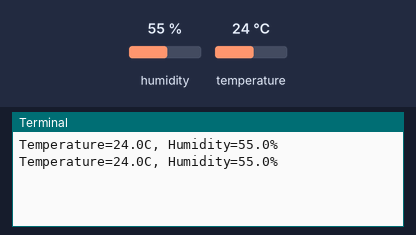
This program was run on a simulated Raspberry Pi (BCM pin numbers). On the bench: the last lines printed to the terminal. The test bench sets the inputs (shaded band); at power-on: humidity 55 %, temperature 24 °C.

Above: at 1.2 s.
1.3 s: humidity set to 22 %
At 2.3 s:
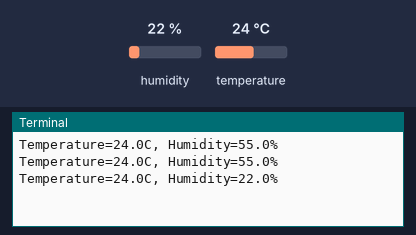
2.8 s: temperature set to 12 °C
At 3.5 s:
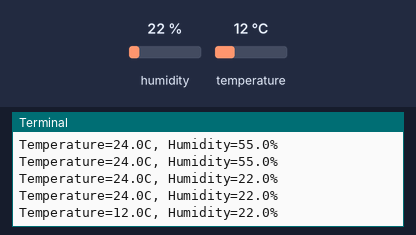
4.3 s: humidity set to 40 %
At 4.8 s:
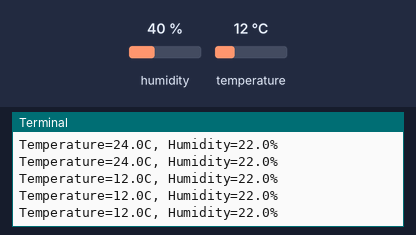
Timing chart, 0 to 7.3 s (numbered marks = the images above; inputs shaded):
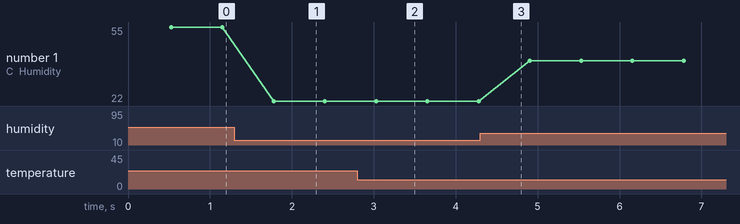

Measured:
- after the input at 1.3 s, the terminal: prints a new line after 0.48 s (image 1)
- after the input at 2.8 s, the terminal: prints a new line after 0.23 s (image 2)
- plotted number 1: 55 → 22 after the input at 1.3 s, 22 → 40 after the input at 4.3 s

The program:

Temperature.py
```python
import time
import Adafruit_DHT

sensor = Adafruit_DHT.DHT11
PIN = 5

try:
    while True:
        h, t =  Adafruit_DHT.read_retry(sensor, PIN)
        if h is not None and t is not None:
            print(f"Temperature={t:.1f}C, Humidity={h:.1f}%")
        else:
            print('Read Error')
        time.sleep(0.1)

finally:
    print("Bye")
```
